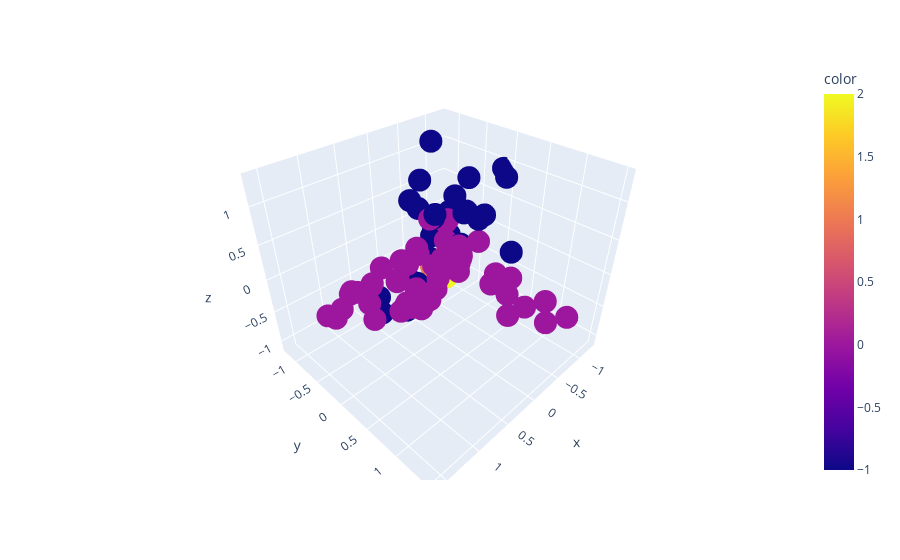

Write notebook code for a chart like this one.
### Markdown cell above
### Doubt: How will we know the ideal values for epsilon and minimum samples?

### Code cell
fig = px.scatter_3d(dbcluster, x=pc1 , y=pc2 , z=pc3, color=dbcluster)
fig.show()
